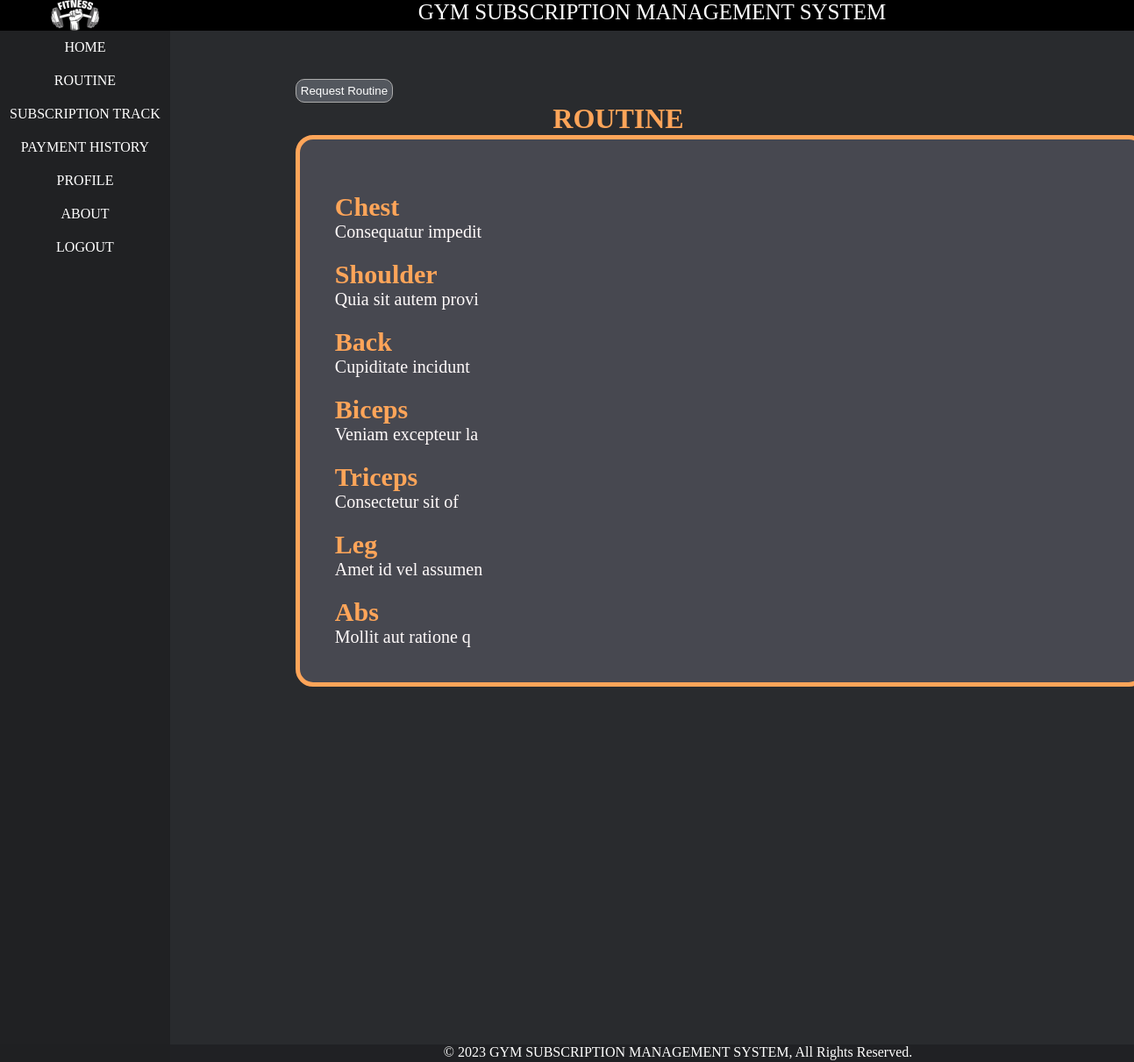
The app's page /routine.php (signed in) with its own data.
### tables this page shows
CREATE TABLE `routine` (
  `rid` int(11) NOT NULL,
  `mid` int(11) NOT NULL,
  `chest` varchar(500) DEFAULT 'Null',
  `back` varchar(500) DEFAULT 'Null',
  `soulder` varchar(500) DEFAULT 'Null',
  `biseps` varchar(500) DEFAULT 'Null',
  `triceps` varchar(500) DEFAULT 'Null',
  `leg` varchar(500) DEFAULT 'Null',
  `abs` varchar(500) DEFAULT 'Null',
  `verify` varchar(4) NOT NULL DEFAULT 'no'
);

### layout_member/member_session.php (called while the page is built, shortened)
<?php
if (!isset($_SESSION['member'])) {
    header("location:login.php");
}else{
    $row = $_SESSION['member'];
    $id = $row['mid'];
}
?>

### routine.php (the view, shortened to what this page needs)
<?php
include('layout_member/header.php');
include('layout_member/left.php');
include('layout_member/member_session.php');
?>
<div id="routine_right">
    <div class="father_li_class">
        <div class="li_class">
            <form action="routine.php" method="get">
                <input type="submit" name="request_routine" value="Request Routine" id="rr">
            </form>
            <h1 style="text-align: center; color: #FFA559;">ROUTINE</h1>
            <div class="li2_class">
                <?php
                $conn = new mysqli("localhost", "root", "", "gsms");
                $sql = "SELECT * FROM routine WHERE mid = '$id'";
                $r = $conn->query($sql);
                if ($r->num_rows > 0) {
                    while ($row = $r->fetch_assoc()) {
                        $chest = $row['chest'];
                        $back = $row['back'];
                        $shoulder = $row['soulder'];
                        $biceps = $row['biseps'];
                        $triceps = $row['triceps'];
                        $leg = $row['leg'];
                        $abs = $row['abs'];
                        echo "
                    <div>
                        <strong>Chest</strong>
                        $chest
                    </div>
                    <div>
                        <strong>Shoulder</strong>
                        $shoulder
                    </div>
                    <div>
                        <strong>Back</strong>
                        $back
                    </div>
                    <div>
                        <strong>Biceps</strong>
                        $biceps
                    </div>
                    <div>
                        <strong>Triceps</strong>
                        $triceps
                    </div>
                    <div>
                        <strong>Leg</strong>
                        $leg
                    </div>
                    <div>
                        <strong>Abs</strong>
                        $abs
                    </div>";
                    }
                }
                ?>
            </div>
        </div>
    </div>
</div>
<?php
include('layout_member/footer.php');
?>

### css/style.css (style rules this page uses)
* { margin: 0px; padding: 0px; }

### css/routine.css (style rules this page uses)
#routine_right { text-align: justify; color: rgb(255, 250, 250); width: 85%; background-color: #292b2e; float: right; }
.father_li_class { padding-top: 5%; padding-right: 20%; padding-left: 13%; padding-bottom: 5%; background-color: #292b2e !important; }
.li_class { background-color: #292b2e !important; margin-bottom: 373px; }
.li2_class { font-size: 20px; background-color: #bdbdd733; padding: 40px; border: #FFA559 solid 5px; border-radius: 20px; width: 880px; }
.li2_class div { padding-top: 20px; }
.li2_class div strong { font-size: 30px; display: block; color: #FFA559; }
input#rr { padding: 5px; border-radius: 10px; border: solid #acacac 1.5px; background-color: rgb(83 87 94); color: #ffffff; }

### records on screen
routine: chest "Consequatur impedit", soulder "Quia sit autem provi", back "Cupiditate incidunt", biseps "Veniam excepteur la", triceps "Consectetur sit of", leg "Amet id vel assumen", abs "Mollit aut ratione q"
